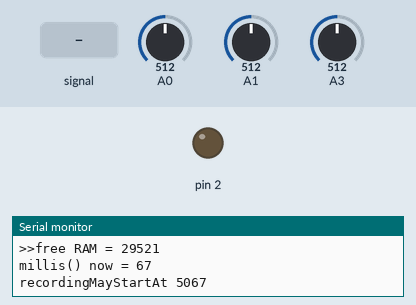
Bench run of a sketch on a simulated Arduino Uno, built with avr-gcc and run on an emulated ATmega328P. Parts: output pins drawn as LEDs (lit = HIGH), the last lines printed to the serial monitor. Inputs (shaded band) come from the test bench; at power-on: A3 = 512, A0 = 512, A1 = 512. Pins used as bus, display or sensor lines are not drawn.

Above: at 1.2 s.
1.3 s: A1 fed a 200 Hz sine of ±81 counts around its level
At 2.5 s:
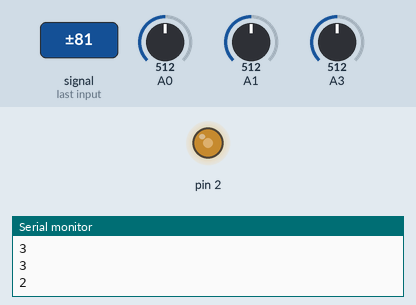
2.8 s: A3 set to 556
At 5.7 s:
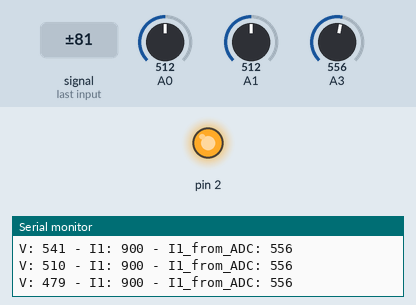
5.8 s: A3 set to 578
Timing chart, 0 to 8.8 s (numbered marks = the images above; inputs shaded):
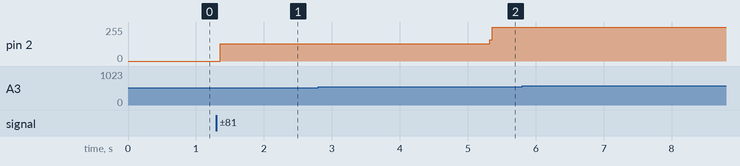

Measured:
- after the input at 1.3 s, pin 2: 0/255 → 128/255 after 0.06 s

The sketch:

RST_104us_dev.ino
```cpp
/* February 2014
 * Tool to capture the raw V and I samples generated by the Atmega 328P processor
 * during one or more mains cycles.  The data is displayed on the Serial Monitor.
 *
 * Voltage samples are displayed as 'v'
 * Current samples via CT1 are displayed as '1'
 *
 * The display is more compact if not every set of samples is shown.  This aspect
 * can be changed at the second of the two lines of code which contain a '%' character.
 *
 * February 2021
 * In the original version, data samples were obtained using the analogRead() function.  Now,
 * they are obtained by the ADC being controlled by a hardware timer with a periodicity of 125 us,
 * hence a full set of 1 x V and 2 x I samples takes 375 us.  The same scheme for collecting
 * data samples is found in many of my Mk2 PV Router sketches.
 *
 * When used with an output stage that has zero-crossing detection, the signal at port D4 can
 * be used to activate a load for just a single half main cycle.  The behaviour of the output signal
 * from CT1 can then be studied in detail.
 *
 * The stream of raw data samples from any floating CT will always be distorted because the CT acts as
 * a High Pass Filter.  This effect is only noticeable when the current that is being measured changes,
 * such as when an electrical load is turned on or off.  This sketch includes additional software which
 * compensates for this effect.  Similar compensation software has been introduced to the varous
 * "fasterControl" sketches that now exist.
 *
 *      Robin Emley
 *      www.Mk2PVrouter.co.uk
 *      June 2021
 */

#include <Arduino.h>
#include "utils_pins.h"

// definition of enumerated types
enum polarities
{
  NEGATIVE,
  POSITIVE
};
enum loadStates
{
  LOAD_ON,
  LOAD_OFF
};  // the external trigger device is active low

constexpr uint8_t ADC_TIMER_PERIOD{ 104 };  // uS (determines the sampling rate / amount of idle time)
constexpr uint8_t MAINS_CYCLES_PER_SECOND{ 50 };

const byte outputForTrigger = 4;  // active low

byte sensor_V{ 0 };
byte sensor_I1{ 1 };
byte sensor_I2{ 3 };

uint32_t cycleCount{ 0 };
uint16_t samplesRecorded{ 0 };
constexpr int16_t DCoffsetI1_nominal{ 511 };  // nominal mid-point value of ADC @ x1 scale

int32_t DCoffset_V_long;  // <--- for LPF
int32_t DCoffset_V_min;   // <--- for LPF
int32_t DCoffset_V_max;   // <--- for LPF

// extra items for an LPF to improve the processing of data samples from CT1
int32_t lpf_long = 512;  // new LPF, for offsetting the behaviour of CT1 as a HPF
//
// The next two constants determine the profile of the LPF.
// They are matched to the physical behaviour of the YHDC SCT-013-000 CT
// and the CT1 samples being 3x104us apart (free-running mode)
//
constexpr float lpf_gain{ 8 };  // <- setting this to 0 disables this extra processing
// const float lpf_gain = 0;  // <- setting this to 0 disables this extra processing
constexpr float alpha = 0.002;  //

// for interaction between the main processor and the ISRs
volatile bool newCycle{ false };
volatile bool dataReady{ false };
volatile int16_t sample_V;
volatile int16_t sample_I1;
//volatile int16_t sample_I2;

enum polarities polarityOfMostRecentVsample;
enum polarities polarityOfLastVsample;
bool beyondStartUpPhase = false;

int lastSample_V;             // stored value from the previous loop (HP filter is for voltage samples only)
float lastFiltered_V;         //  voltage values after HP-filtering to remove the DC offset
byte polarityOfLastSample_V;  // for zero-crossing detection

volatile bool recordingNow{ false };
volatile bool recordingComplete{ false };
volatile byte cycleNumberBeingRecorded{ 0 };
constexpr byte noOfCyclesToBeRecorded{ 2 };  // more array space may be needed if this value is >1 !!!
constexpr byte noOfADCConversion{ 3 };

unsigned long recordingMayStartAt{ 0 };
bool firstLoop{ true };
constexpr uint16_t settlingDelay{ 5 };  // <<---  settling time (seconds) for HPF

char blankLine[82];
char newLine[82];

constexpr uint16_t noOfSamples{ 1000000 / MAINS_CYCLES_PER_SECOND * noOfCyclesToBeRecorded / (ADC_TIMER_PERIOD * noOfADCConversion) };

int storedSample_V[noOfSamples + 10];
int storedSample_I1[noOfSamples + 10];
int storedSample_I1_from_ADC[noOfSamples + 10];

/**
 * @brief Called once during startup.
 * @details This function initializes a couple of variables we cannot init at compile time and
 *          sets a couple of parameters for runtime.
 *
 */
void setup()
{
  pinMode(2, OUTPUT);
  pinMode(outputForTrigger, OUTPUT);
  setPinON(outputForTrigger);

  Serial.begin(9600);
  Serial.println();
  Serial.println("-------------------------------------");
  Serial.println("Sketch ID:      RST_104us_dev.ino");
  //
  Serial.print("alpha = ");
  Serial.println(alpha, 4);
  Serial.print("lpf_gain = ");
  Serial.println(lpf_gain, 1);
  Serial.println();

  // initialise each character of the display line
  blankLine[0] = '|';
  blankLine[80] = '|';

  for (uint8_t i = 1; i < 80; ++i)
  {
    blankLine[i] = ' ';
  }
  blankLine[40] = '.';

  // Define operating limits for the LP filter which identifies DC offset in the voltage
  // sample stream.  By limiting the output range, the filter always should start up
  // correctly.
  DCoffset_V_long = 512L * 256;               // nominal mid-point value of ADC @ x256 scale
  DCoffset_V_min = (long)(512L - 100) * 256;  // mid-point of ADC minus a working margin
  DCoffset_V_max = (long)(512L + 100) * 256;  // mid-point of ADC plus a working margin

  // First stop the ADC
  bit_clear(ADCSRA, ADEN);

  // Activate free-running mode
  ADCSRB = 0x00;

  // Set up the ADC to be free-running
  bit_set(ADCSRA, ADPS0);  // Set the ADC's clock to system clock / 128
  bit_set(ADCSRA, ADPS1);
  bit_set(ADCSRA, ADPS2);

  bit_set(ADCSRA, ADATE);  // set the Auto Trigger Enable bit in the ADCSRA register. Because
  // bits ADTS0-2 have not been set (i.e. they are all zero), the
  // ADC's trigger source is set to "free running mode".

  bit_set(ADCSRA, ADIE);  // set the ADC interrupt enable bit. When this bit is written
  // to one and the I-bit in SREG is set, the
  // ADC Conversion Complete Interrupt is activated.

  bit_set(ADCSRA, ADEN);  // Enable the ADC

  startADC();

  sei();  // Enable Global Interrupts

  Serial.print(">>free RAM = ");
  Serial.println(freeRam());  // a useful value to keep an eye on
}

void startADC(void)
{
  bit_set(ADCSRA, ADSC);
}
void stopADC(void)
{
  bit_clear(ADCSRA, ADSC);
}

ISR(ADC_vect)
{
  static unsigned char sample_index = 0;
  static int sample_I2_raw;
  static int sample_I1_raw;

  switch (sample_index)
  {
    case 0:
      sample_V = ADC;                  // store the ADC value (this one is for Voltage)
      ADMUX = bit(REFS0) + sensor_I2;  // set up the next conversion, which is for current at CT1
      // ADCSRA |= (1 << ADSC);    // start the ADC
      ++sample_index;  // increment the control flag
      sample_I1 = sample_I1_raw;
      //sample_I2 = sample_I2_raw;

      dataReady = true;
      break;
    case 1:
      sample_I1_raw = ADC;            // store the ADC value (this one is for current at CT1)
      ADMUX = bit(REFS0) + sensor_V;  // set up the next conversion, which is for current at CT2
      // ADCSRA |= (1 << ADSC);    // start the ADC
      ++sample_index;  // increment the control flag
      break;
    case 2:
      sample_I2_raw = ADC;             // store the ADC value (this one is for current at CT2)
      ADMUX = bit(REFS0) + sensor_I1;  // set up the next conversion, which is for Voltage
      // ADCSRA |= (1 << ADSC);   // start the ADC
      sample_index = 0;  // reset the control flag
      break;
    default:
      sample_index = 0;  // to prevent lockup (should never get here)
  }
}

/**
 * @brief Main processor.
 * @details None of the workload in loop() is time-critical.
 *          All the processing of ADC data is done within the ISR.
 *
 */
void loop()
{
  static uint8_t perSecondTimer{ 0 };

  if (dataReady)  // flag is set after every new Cycle
  {
    dataReady = false;       // reset the flag
    allGeneralProcessing();  // executed once for each set of V&I samples
  }
}

/*  Allow the system to run for several seconds so that the filtered
 *  voltage waveform can settle down.  This info is needed for determining
 *  the start of each new mains cycle.  During this period, a countdown
 *  is displayed.
 *
 *  After the settling period has expired, raw samples taken during one or
 *  more complete mains cycles are stored in an array.  The capacity of the
 *  array needs to be sufficient for the number of sample pairs that may
 *  appear.
 *
 *  At the start of the following cycle, the data collected during the
 *  previous mains cycle(s) is sent to the Serial window.
 */
void allGeneralProcessing()  // each iteration is for one set of data samples
{
  static long cumVdeltasThisCycle_long{ 0 };  // for the LPF which determines DC offset (voltage)
  static int sampleSetsDuringThisHalfMainsCycle{ 0 };
  //
  if (firstLoop)
  {
    unsigned long timeNow = millis();
    Serial.print("millis() now = ");
    Serial.println(timeNow);

    recordingMayStartAt = timeNow + (settlingDelay * 1000);
    Serial.print("recordingMayStartAt ");
    Serial.println(recordingMayStartAt);

    recordingNow = false;
    firstLoop = false;
    recordingComplete = false;
    cycleNumberBeingRecorded = 0;
    samplesRecorded = 0;
  }

  // remove DC offset from the raw voltage sample by subtracting the accurate value
  // as determined by a LP filter.
  long sample_VminusDC_long = ((long)sample_V << 8) - DCoffset_V_long;

  // determine the polarity of the latest voltage sample
  if (sample_VminusDC_long > 0)
  {
    polarityOfMostRecentVsample = POSITIVE;
  }
  else
  {
    polarityOfMostRecentVsample = NEGATIVE;
  }

  if (polarityOfMostRecentVsample == POSITIVE)
  {
    if (polarityOfLastVsample != POSITIVE)
    {
      // This is the start of a new mains cycle
      togglePin(2);

      ++cycleCount;
      sampleSetsDuringThisHalfMainsCycle = 0;

      if (recordingNow)
      {
        if (cycleNumberBeingRecorded >= noOfCyclesToBeRecorded)
        {
          Serial.print("No of cycles recorded = ");
          Serial.println(cycleNumberBeingRecorded);
          dispatch_recorded_raw_data();
          dispatch_recorded_data();
        }
        else
        {
          ++cycleNumberBeingRecorded;
        }
      }
      else if ((cycleCount % MAINS_CYCLES_PER_SECOND) == 1)
      {
        unsigned long timeNow = millis();
        if (timeNow > recordingMayStartAt)
        {
          recordingNow = true;
          cycleNumberBeingRecorded++;
        }
        else
        {
          Serial.println((int)(recordingMayStartAt - timeNow) / 1000);
        }
      }
    }  // end of specific processing for first +ve Vsample in each mains cycle

    // still processing samples where the voltage is POSITIVE ...
    // check to see whether the trigger device can now be reliably armed
    if ((sampleSetsDuringThisHalfMainsCycle == 3) && (cycleNumberBeingRecorded == 1))
    {
      setPinOFF(outputForTrigger);  // triac will fire at the next ZC point
    }
  }  // end of specific processing of +ve cycles
  else  // the polarity of this sample is negative
  {
    if (polarityOfLastVsample != NEGATIVE)
    {
      sampleSetsDuringThisHalfMainsCycle = 0;

      long previousOffset = DCoffset_V_long;
      DCoffset_V_long = previousOffset + (cumVdeltasThisCycle_long >> 12);
      cumVdeltasThisCycle_long = 0;

      if (DCoffset_V_long < DCoffset_V_min)
      {
        DCoffset_V_long = DCoffset_V_min;
      }
      else if (DCoffset_V_long > DCoffset_V_max)
      {
        DCoffset_V_long = DCoffset_V_max;
      }

    }  // end of processing that is specific to the first Vsample in each -ve half cycle
    // still processing samples where the voltage is NEGATIVE ...
    // check to see whether the trigger device can now be reliably armed
    if ((sampleSetsDuringThisHalfMainsCycle == 3) && (cycleNumberBeingRecorded == 1))
    {
      setPinON(outputForTrigger);  // triac will release at the next ZC point
    }
  }  // end of processing that is specific to samples where the voltage is negative
  //
  // processing for EVERY set of samples
  //
  // extra filtering to offset the HPF effect of CT1
  //
  // subtract the nominal DC offset so the data stream is based around zero, as is required
  // for the LPF, and left-shift for integer maths use.

  if (recordingNow)
  {
    storedSample_I1_from_ADC[samplesRecorded] = sample_I1;
  }

  int32_t sampleI1minusDC_long = ((int32_t)(sample_I1 - DCoffsetI1_nominal)) << 8;

  const int32_t last_lpf_long = lpf_long;
  lpf_long = last_lpf_long + alpha * (sampleI1minusDC_long - last_lpf_long);
  sampleI1minusDC_long += (lpf_gain * lpf_long);

  sample_I1 = (sampleI1minusDC_long >> 8) + DCoffsetI1_nominal;
  //
  if (recordingNow)
  {
    storedSample_V[samplesRecorded] = sample_V;
    storedSample_I1[samplesRecorded] = sample_I1;
    ++samplesRecorded;
  }

  ++sampleSetsDuringThisHalfMainsCycle;
  cumVdeltasThisCycle_long += sample_VminusDC_long;     // for use with LP filter
  polarityOfLastVsample = polarityOfMostRecentVsample;  // for identification of half cycle boundaries
}  // end of allGeneralProcessing()

void dispatch_recorded_raw_data()
{
  // display raw samples via the Serial Monitor
  // ------------------------------------------

  Serial.println("Raw data:");

  for (uint16_t index = 0; index < samplesRecorded; ++index)
  {
    Serial.print("V: ");
    Serial.print(storedSample_V[index]);
    Serial.print(" - I1: ");
    Serial.print(storedSample_I1[index]);
    Serial.print(" - I1_from_ADC: ");
    Serial.println(storedSample_I1_from_ADC[index]);
  }
}

void dispatch_recorded_data()
{
  // display raw samples via the Serial Monitor
  // ------------------------------------------

  Serial.print("cycleCount ");
  Serial.print(cycleCount);
  Serial.print(",  samplesRecorded ");
  Serial.println(samplesRecorded);

  int V, I1, I1_from_ADC;
  int min_V{ 1023 };
  int min_I1{ 1023 };
  int min_I1_from_ADC{ 1023 };
  int max_V{ 0 };
  int max_I1{ 0 };
  int max_I1_from_ADC{ 0 };

  for (uint16_t index = 0; index < samplesRecorded; ++index)
  {
    strcpy(newLine, blankLine);
    V = storedSample_V[index];
    I1 = storedSample_I1[index];
    I1_from_ADC = storedSample_I1_from_ADC[index];

    if (V < min_V)
    {
      min_V = V;
    }
    if (V > max_V)
    {
      max_V = V;
    }
    if (I1 < min_I1)
    {
      min_I1 = I1;
    }
    if (I1 > max_I1)
    {
      max_I1 = I1;
    }

    if (I1_from_ADC < min_I1_from_ADC)
    {
      min_I1_from_ADC = I1_from_ADC;
    }
    if (I1_from_ADC > max_I1_from_ADC)
    {
      max_I1_from_ADC = I1_from_ADC;
    }

    newLine[map(V, 0, 1023, 0, 80)] = 'v';

    int halfRange = 200;
    int lowerLimit = 512 - halfRange;
    int upperLimit = 512 + halfRange;
    if ((I1 > lowerLimit) && (I1 < upperLimit))
    {
      newLine[map(I1, lowerLimit, upperLimit, 0, 80)] = '1';  // <-- raw sample scale
    }

    if ((index % 2) == 0)  // change this to "% 1" for full resolution
    {
      Serial.println(newLine);
    }
  }

  Serial.print("min_V ");
  Serial.print(min_V);
  Serial.print(",  max_V ");
  Serial.println(max_V);
  Serial.print("min_I1 ");
  Serial.print(min_I1);
  Serial.print(",  max_I1 ");
  Serial.println(max_I1);
  Serial.print("min_I1_from_ADC ");
  Serial.print(min_I1_from_ADC);
  Serial.print(",  max_I1_from_ADC ");
  Serial.println(max_I1_from_ADC);

  Serial.println();

  recordingNow = false;
  firstLoop = true;

  pause();
}

void pause()
{
  bool done = false;
  byte dummyByte;

  while (done != true)
  {
    if (Serial.available() > 0)
    {
      dummyByte = Serial.read();  // to 'consume' the incoming byte
      if (dummyByte == 'g')
      {
        done = true;
      }
    }
  }
}

int freeRam()
{
  extern int __heap_start, *__brkval;
  int v;
  return (int)&v - (__brkval == 0 ? (int)&__heap_start : (int)__brkval);
}
```

Source omitted: utils_pins.h (3228 bytes)
